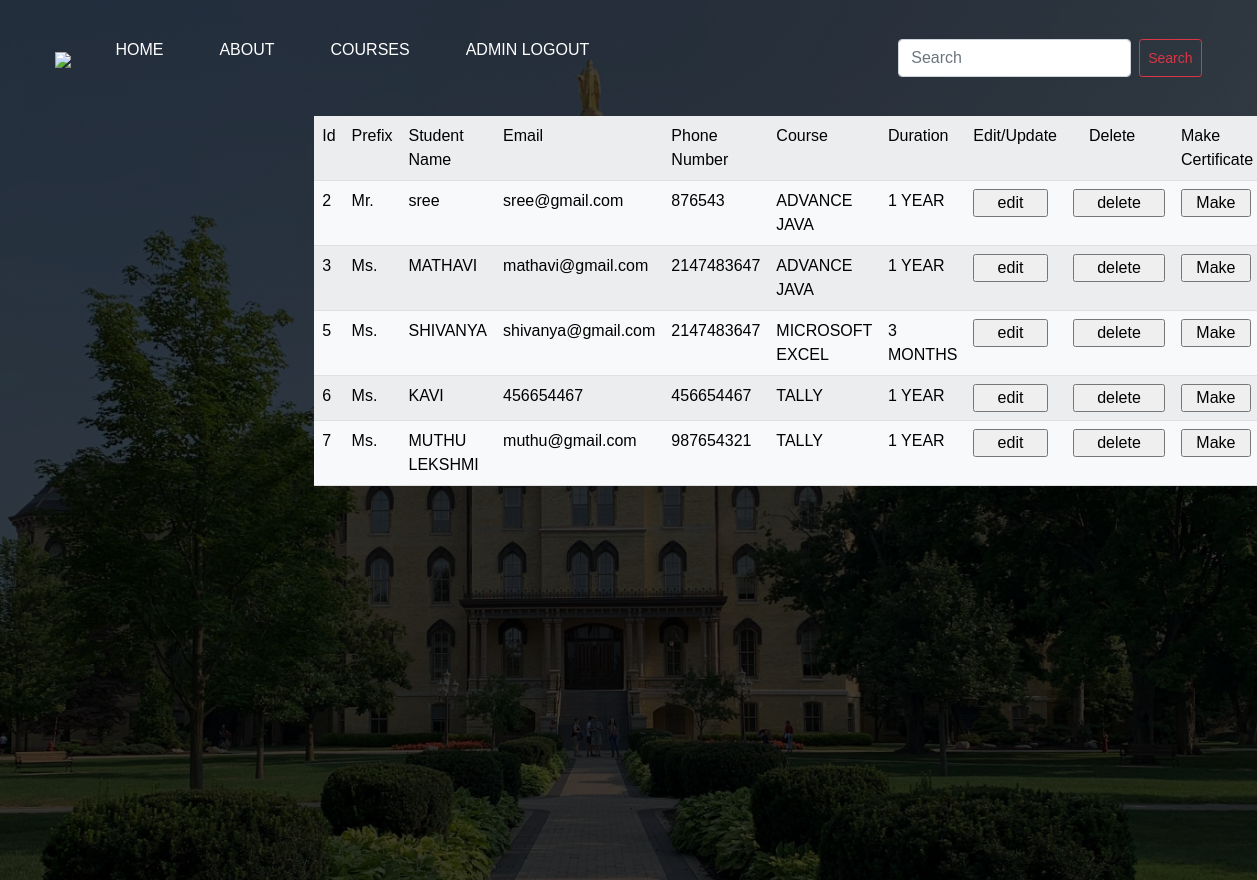
/adminsecondpage.php, run on the app's committed database.
### tables this page shows
CREATE TABLE IF NOT EXISTS `apply` (
  `id` int(60) NOT NULL AUTO_INCREMENT,
  `prefix` varchar(4) NOT NULL,
  `name` varchar(40) NOT NULL,
  `username` varchar(40) NOT NULL,
  `email` varchar(60) NOT NULL,
  `phoneno` bigint(20) NOT NULL,
  `courses` varchar(60) NOT NULL,
  `duration` varchar(60) NOT NULL,
  PRIMARY KEY (`id`)
);

### adminsecondpage.php (the view, shortened to what this page needs)
<!DOCTYPE html>
<html lang="en" xmlns="http://www.w3.org/1999/xhtml">
<head>
    <link rel="stylesheet" type="text/css" href="css/bootstrap.min.css">
    <link href="https://cdn.jsdelivr.net/npm/bootstrap@5.1.3/dist/css/bootstrap.min.css" rel="stylesheet">
    <link rel="stylesheet" href="css.css">
</head>
<body>
  <div class="banners" >
  <header>
        <nav class="navbar  navbar-expand-lg navbar-dark">
            <div class="container-fluid">
              <a class="navbar-brand" href="#"><img src="https://seeklogo.com/images/C/CSC-logo-683D039854-seeklogo.com.png" class="logo"></a>
              <div class="collapse navbar-collapse" id="toggleitems">
                <ul class="navbar-nav me-auto mb-2 mb-lg-0">
                  <li class="nav-item">
                    <a class="nav-link disabled" aria-current="page" href="index.html" ><p class="text-white">HOME</p></a>
                  </li>
                  <li class="nav-item">
                    <a class="nav-link disabled" href="about.html" class="text white"><p class="text-white">ABOUT</p></a>
                  </li>
                  <li class="nav-item">
                    <a class="nav-link disabled" href="courses.html"><p class="text-white">COURSES</p></a>
                  </li>
                  <li class="nav-item">
                    <a class="nav-link " href="user login.php"><p class="text-white">ADMIN LOGOUT</p></a>
                  </li>
                </ul>
                <form class="d-flex">
                  <input class="form-control me-2" type="search" placeholder="Search" aria-label="Search">
                  <button class="btn btn-sm btn-outline-danger" type="submit">Search</button>
                </form>
              </div>
            </div>
          </nav>
        </header>
        <div class="loginpage  mx-auto ">
          <table class="table table-striped table-light table-hover" >
              <tr>
                  <td>Id</td>
                  <td>Prefix</td>
                  <td>Student Name</td>
                  <td>Email</td>
                  <td>Phone Number</td>
                  <td>Course</td>
                  <td>Duration</td>
                  <td>Edit/Update</td>
                  <td><span  class="ms-3">  Delete</span></td>
                  <td>   Make <br>Certificate</td>
</tr>
<?php
$conn = mysqli_connect('localhost', 'root', '');
mysqli_select_db($conn,'certificate');
$s ="SELECT id,prefix,name,email,phoneno,courses,duration from apply order by id ASC ";
$result= mysqli_query($conn, $s);
$num=mysqli_num_rows($result);
if($num>0)
{
    while($row = $result->fetch_assoc())
    {
        echo "<tr><td>" . $row["id"]. "</td><td>" . $row["prefix"] . "</td><td>" . $row["name"]. "</td><td>". $row["email"] . "</td><td>". $row["phoneno"]."</td><td>". $row["courses"]."</td><td>". $row["duration"]. " <td><a href=\"edit.php?id=$row[id]\"><input type='submit' value='     edit     ' name='edit'></a></td>". " <td><a href=\"delete.php?id=$row[id]\"><input type='submit' value='     delete     ' name='delete'></a></td>" . " <td><a href=\"make.php?id=$row[id]\"><input type='submit' value='   Make   ' name='make'></a></td>";
        }
        echo "</table>";
        }
        else
        {
            echo "0 results";
         }
?>
        </div>
        </div>
        </body>
        </html>

### css.css (style rules this page uses)
* { margin:0; padding:0; font-family:'Do Hyeon', sans-serif; box-sizing:border-box; }
.navbar { width: 95%; margin: auto; padding: 30px 0; display: flex; align-items: center; justify-content: space-between; }
.logo { width: 25%; cursor: pointer; }
.navbar ul li { list-style: none; margin: 0 20px; position: relative; }
.navbar ul li a { text-decoration: none; color: white; }
.navbar ul li a::after { content: ''; height:3px ; width: 0%; background:#dc3545; position: absolute; left:50%; bottom: -5px; transform:translateX(-50%); transition: width 0.5s; }
.loginpage { width: 50%; }
.banners { width:100% ; height: 110vh; background-image:linear-gradient(rgba(0,0,0,0.75),rgba(0,0,0,0.75)),url(university.jpg) ; background-size:cover; background-position:center; }

### data on the page
apply: id "2", prefix "Mr.", name "sree", email "sree@gmail.com", phoneno "876543", courses "ADVANCE JAVA", duration "1 YEAR"
apply: id "3", prefix "Ms.", name "MATHAVI", email "mathavi@gmail.com", phoneno "2147483647", courses "ADVANCE JAVA", duration "1 YEAR"
apply: id "5", prefix "Ms.", name "SHIVANYA", email "shivanya@gmail.com", phoneno "2147483647", courses "MICROSOFT EXCEL", duration "3 MONTHS"
apply: id "6", prefix "Ms.", name "KAVI", email "456654467", phoneno "456654467", courses "TALLY", duration "1 YEAR"
apply: id "7", prefix "Ms.", name "MUTHU LEKSHMI", email "muthu@gmail.com", phoneno "987654321", courses "TALLY", duration "1 YEAR"
